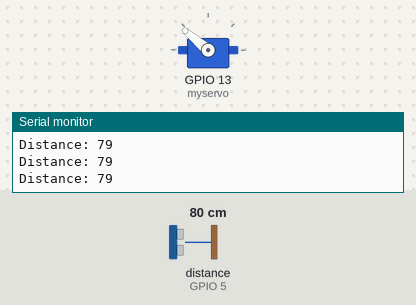
Bench run of a sketch on a simulated ESP32. Shown: servo, the last lines printed to the serial monitor. Wiring (inferred from the names in the program): ultrasonic range finder: trigger GPIO 2; echo GPIO 5. Inputs (shaded band) come from the test bench; at power-on: distance to the obstacle (sensor on GPIO 5) 80 cm. The echo pulse lasts 58.3 µs per cm.

Above: at 1.2 s.
1.3 s: distance to the obstacle (sensor on GPIO 5) set to 21 cm
2.8 s: distance to the obstacle (sensor on GPIO 5) set to 17 cm
At 3.9 s:
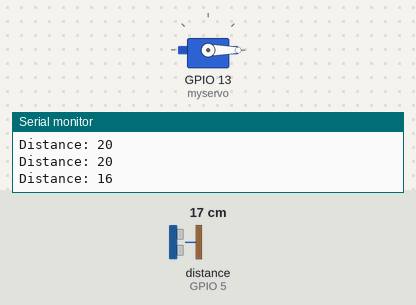
4.3 s: distance to the obstacle (sensor on GPIO 5) set to 35 cm
At 6.3 s:
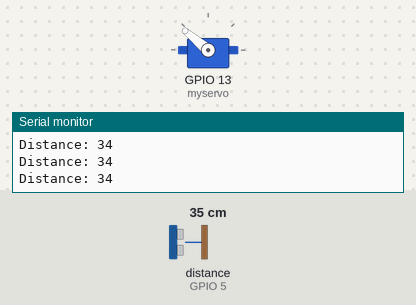
7.3 s: distance to the obstacle (sensor on GPIO 5) set to 2 cm
At 8.7 s:
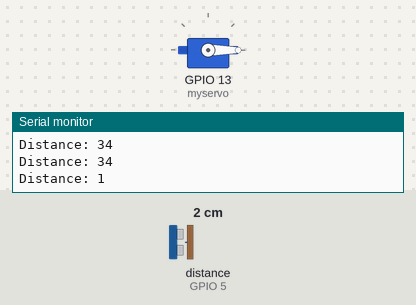
Timing chart, 0 to 9.8 s (numbered marks = the images above; inputs shaded):
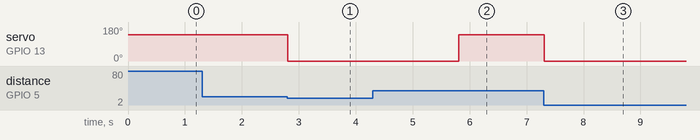

Measured:
- the behaviour switches between 19 and 18 cm on distance to the obstacle (sensor on GPIO 5) (found by bisection; images 0 and 1)
- after the input at 2.8 s, servo on GPIO 13 (myservo): 140° → 0° at once
- after the input at 4.3 s, servo on GPIO 13 (myservo): 0° → 140° after 1.5 s
- after the input at 7.3 s, servo on GPIO 13 (myservo): 140° → 0° at once

The sketch:

ultrasonic_esp32s.ino
```cpp
#include <Servo.h>
Servo myservo;

const int trigPin = 2;
const int echoPin = 5;
int pos = 0;

// defines variables
long duration;
int distance;

void setup() {
pinMode(trigPin, OUTPUT); // Sets the trigPin as an Output
pinMode(echoPin, INPUT); // Sets the echoPin as an Input
Serial.begin(9600); // Starts the serial communication
myservo.attach(13);
}

void loop() {
// Clears the trigPin
digitalWrite(trigPin, LOW);
delayMicroseconds(30);

// Sets the trigPin on HIGH state for 10 micro seconds
digitalWrite(trigPin, HIGH);
delayMicroseconds(30);
digitalWrite(trigPin, LOW);

// Reads the echoPin, returns the sound wave travel time in microseconds
duration = pulseIn(echoPin, HIGH);

// Calculating the distance
distance= duration*0.034/2;

// Prints the distance on the Serial Monitor
Serial.print("Distance: ");
Serial.println(distance);

  if(distance < 18){
      myservo.write(0);
      delay(3000);
  }else{
        myservo.write(140);
      delay(30);
  }

}
```
